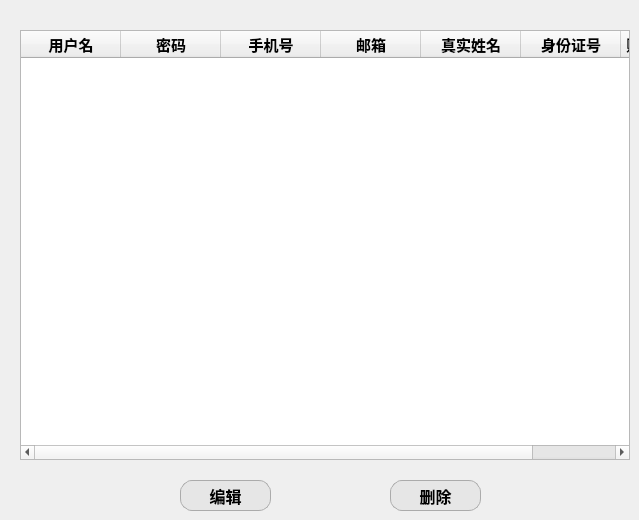
    <widget class="QWidget" name="page_3">
     <widget class="QTableWidget" name="twUserList">
      <property name="geometry">
       <rect>
        <x>20</x>
        <y>30</y>
        <width>610</width>
        <height>430</height>
       </rect>
      </property>
      <property name="font">
       <font>
        <family>华文楷体</family>
        <pointsize>11</pointsize>
        <bold>false</bold>
       </font>
      </property>
      <attribute name="horizontalHeaderMinimumSectionSize">
       <number>0</number>
      </attribute>
      <attribute name="horizontalHeaderDefaultSectionSize">
       <number>100</number>
      </attribute>
      <attribute name="verticalHeaderMinimumSectionSize">
       <number>30</number>
      </attribute>
      <column>
       <property name="text">
        <string>用户名</string>
       </property>
       <property name="font">
        <font>
         <pointsize>11</pointsize>
         <bold>true</bold>
        </font>
       </property>
      </column>
      <column>
       <property name="text">
        <string>密码</string>
       </property>
       <property name="font">
        <font>
         <pointsize>11</pointsize>
         <bold>true</bold>
        </font>
       </property>
      </column>
      <column>
       <property name="text">
        <string>手机号</string>
       </property>
       <property name="font">
        <font>
         <pointsize>11</pointsize>
         <bold>true</bold>
        </font>
       </property>
      </column>
      <column>
       <property name="text">
        <string>邮箱</string>
       </property>
       <property name="font">
        <font>
         <pointsize>11</pointsize>
         <bold>true</bold>
        </font>
       </property>
      </column>
      <column>
       <property name="text">
        <string>真实姓名</string>
       </property>
       <property name="font">
        <font>
         <pointsize>11</pointsize>
         <bold>true</bold>
        </font>
       </property>
      </column>
      <column>
       <property name="text">
        <string>身份证号</string>
       </property>
       <property name="font">
        <font>
         <pointsize>11</pointsize>
         <bold>true</bold>
        </font>
       </property>
      </column>
      <column>
       <property name="text">
        <string>账户余额 (元)</string>
       </property>
       <property name="font">
        <font>
         <pointsize>11</pointsize>
         <bold>true</bold>
        </font>
       </property>
      </column>
     </widget>
     <widget class="QPushButton" name="deleteUserBtn">
      <property name="geometry">
       <rect>
        <x>390</x>
        <y>480</y>
        <width>91</width>
        <height>31</height>
       </rect>
      </property>
      <property name="font">
       <font>
        <family>华文楷体</family>
        <pointsize>12</pointsize>
        <bold>true</bold>
       </font>
      </property>
      <property name="styleSheet">
       <string notr="true">QPushButton {
    background-color:#e6e6e6;
    color: black;
    border: 1px solid #ababab;
    border-radius: 12px;
}</string>
      </property>
      <property name="text">
       <string>删除</string>
      </property>
     </widget>
     <widget class="QPushButton" name="deleteUserBtn_2">
      <property name="geometry">
       <rect>
        <x>180</x>
        <y>480</y>
        <width>91</width>
        <height>31</height>
       </rect>
      </property>
      <property name="font">
       <font>
        <family>华文楷体</family>
        <pointsize>12</pointsize>
        <bold>true</bold>
       </font>
      </property>
      <property name="styleSheet">
       <string notr="true">QPushButton {
    background-color:#e6e6e6;
    color: black;
    border: 1px solid #ababab;
    border-radius: 12px;
}</string>
      </property>
      <property name="text">
       <string>编辑</string>
      </property>
     </widget>
    </widget>
